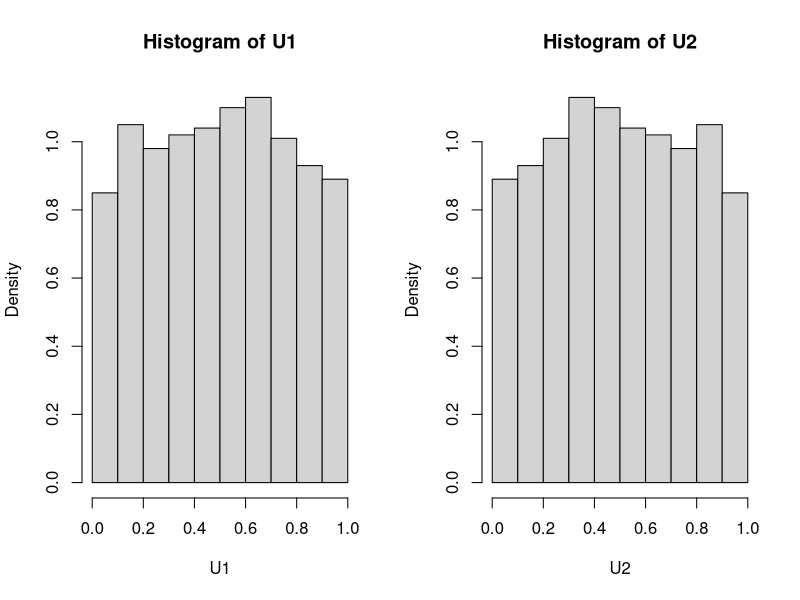
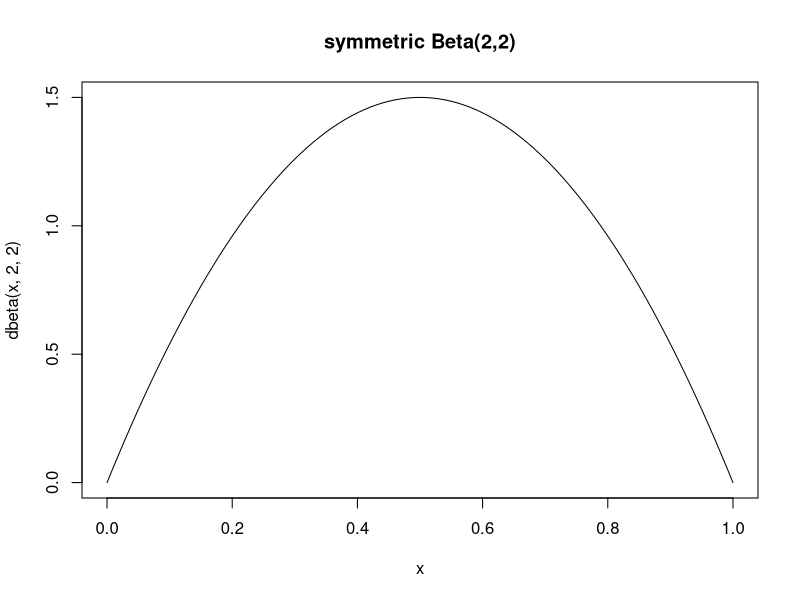

Write the R code that produced these figures, in order.
## ---- chunk 1
U1 = runif(1000)
U2 = (1 - U1)

par(mfrow = c(1,2))
hist(U1, probability = TRUE)
hist(U2, probability = TRUE)
par(mfrow = (c(1,1)))

print(cor(U1, U2))
## ---- chunk 2
set.seed(6)
m = 10000
U = runif(m)
g = exp(U) 

theta = mean(g) ## theta for simple MC
theta
var_theta1 = var(g)/m

## ---- chunk 3
set.seed(6)
m = 5000
U = runif(m)
T1 = exp(U)
T2 = exp(1-U)

cov(T1, T2)

c = (1/2)

anti_thetic = c*mean(T1) + (1-c)*mean(T2) ## Antithetic Control Variate
anti_thetic

##variance of theta2
var_theta2 = var(T2)/m + c**2 * var(T1 - T2)/m + 2*c*cov(T2, T1 - T2)/m

(var_theta1 - var_theta2) / var_theta1

## ---- chunk 4
curve(expr = dbeta(x, 2, 2), from = 0, to = 1, main = "symmetric Beta(2,2)")
U = rbeta(1000, 2, 2)
cor(U, 1-U)
